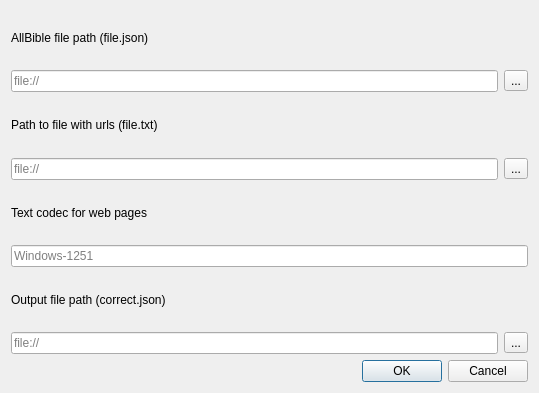
<?xml version="1.0" encoding="UTF-8"?>
<ui version="4.0">
 <class>DialogSettingsAnalysis</class>
 <widget class="QDialog" name="DialogSettingsAnalysis">
  <property name="geometry">
   <rect>
    <x>0</x>
    <y>0</y>
    <width>539</width>
    <height>393</height>
   </rect>
  </property>
  <property name="windowTitle">
   <string>Dialog</string>
  </property>
  <layout class="QGridLayout" name="gridLayout">
   <item row="0" column="0" colspan="2">
    <widget class="QLabel" name="label">
     <property name="text">
      <string>AllBible file path (file.json)</string>
     </property>
    </widget>
   </item>
   <item row="1" column="0">
    <widget class="QLineEdit" name="lineEditAllBibleFilePath">
     <property name="placeholderText">
      <string>file://</string>
     </property>
     <property name="clearButtonEnabled">
      <bool>false</bool>
     </property>
    </widget>
   </item>
   <item row="2" column="0" colspan="2">
    <widget class="QLabel" name="label_4">
     <property name="text">
      <string>Path to file with urls (file.txt)</string>
     </property>
    </widget>
   </item>
   <item row="3" column="0">
    <widget class="QLineEdit" name="lineEditUrlFilePath">
     <property name="placeholderText">
      <string>file://</string>
     </property>
    </widget>
   </item>
   <item row="4" column="0" colspan="2">
    <widget class="QLabel" name="label_3">
     <property name="text">
      <string>Text codec for web pages</string>
     </property>
    </widget>
   </item>
   <item row="6" column="0" colspan="2">
    <widget class="QLabel" name="label_2">
     <property name="text">
      <string>Output file path (correct.json)</string>
     </property>
    </widget>
   </item>
   <item row="7" column="0">
    <widget class="QLineEdit" name="lineEditOutputFilePath">
     <property name="placeholderText">
      <string>file://</string>
     </property>
    </widget>
   </item>
   <item row="8" column="0" colspan="2">
    <widget class="QDialogButtonBox" name="buttonBox">
     <property name="orientation">
      <enum>Qt::Horizontal</enum>
     </property>
     <property name="standardButtons">
      <set>QDialogButtonBox::Cancel|QDialogButtonBox::Ok</set>
     </property>
    </widget>
   </item>
   <item row="1" column="1">
    <widget class="QToolButton" name="toolButtonAllBibleFile">
     <property name="text">
      <string>...</string>
     </property>
    </widget>
   </item>
   <item row="3" column="1">
    <widget class="QToolButton" name="toolButtonUrl">
     <property name="text">
      <string>...</string>
     </property>
    </widget>
   </item>
   <item row="7" column="1">
    <widget class="QToolButton" name="toolButtonOutputFile">
     <property name="text">
      <string>...</string>
     </property>
    </widget>
   </item>
   <item row="5" column="0" colspan="2">
    <widget class="QLineEdit" name="lineEditTextCodec">
     <property name="placeholderText">
      <string>Windows-1251</string>
     </property>
    </widget>
   </item>
  </layout>
 </widget>
 <resources/>
 <connections>
  <connection>
   <sender>buttonBox</sender>
   <signal>accepted()</signal>
   <receiver>DialogSettingsAnalysis</receiver>
   <slot>accept()</slot>
   <hints>
    <hint type="sourcelabel">
     <x>248</x>
     <y>254</y>
    </hint>
    <hint type="destinationlabel">
     <x>157</x>
     <y>274</y>
    </hint>
   </hints>
  </connection>
  <connection>
   <sender>buttonBox</sender>
   <signal>rejected()</signal>
   <receiver>DialogSettingsAnalysis</receiver>
   <slot>reject()</slot>
   <hints>
    <hint type="sourcelabel">
     <x>316</x>
     <y>260</y>
    </hint>
    <hint type="destinationlabel">
     <x>286</x>
     <y>274</y>
    </hint>
   </hints>
  </connection>
 </connections>
</ui>
